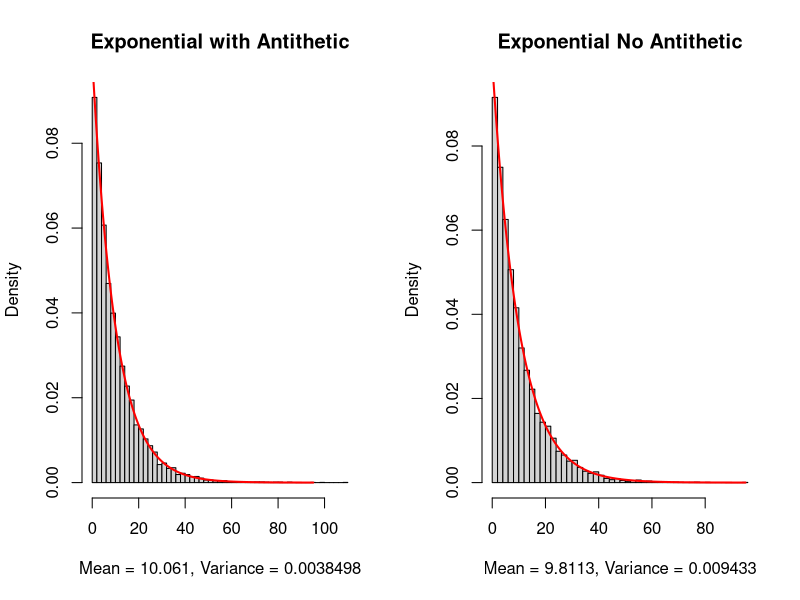

Here is the R script that generated this plot:
# Variables - EXPONENTIAL DISTRIBUTION

par(mfrow = c(1, 2))
n <- 10000
lambda <- 0.1

# No Antiathetic Method

U <- runif(n)
EXDIST <- -log(1-U) / lambda 
x_grid <- seq(0, max(EXDIST), length.out = 1000)
Expo_pdf <- lambda * exp(-lambda * x_grid)

# Antiathetic Method 

U_half <- runif(n / 2)
X1 <- -log(1 - U_half) / lambda
X2 <- -log(U_half) / lambda
X_anti_mean <- (X1 + X2) / 2

# Find the Variance and the mean

EX_true <- 1 / lambda
est_no_anti <- mean(EXDIST)
est_anti <- mean(X_anti_mean)
var_no_anti <- var(EXDIST) / n
var_anti <- var(X_anti_mean) / (n / 2)


# Hist for Antiathetic
hist(c(X1, X2), breaks = 65, prob = TRUE,
     main = "Exponential with Antithetic",
     xlab = paste0("Mean = ", signif(est_anti, 5),
                   ", Variance = ", signif(var_anti, 5)))
lines(x_grid, Expo_pdf, col = "red", lwd = 2)

# Hist for No Antiathetic
hist(EXDIST, breaks = 65, prob = TRUE,
     main = "Exponential No Antithetic",
     xlab = paste0("Mean = ", signif(est_no_anti, 5),
                   ", Variance = ", signif(var_no_anti, 5)))
lines(x_grid, Expo_pdf, col = "red", lwd = 2)

# Show resaults
cat("True E[X]:", EX_true, "\n")
cat("Estimate (no antithetic):", est_no_anti, " | Variance:", var_no_anti, "\n")
cat("Estimate (antithetic):", est_anti, " | Variance:", var_anti, "\n")
cat("Variance reduction ratio (no_anti / anti):", var_no_anti / var_anti, "\n")
